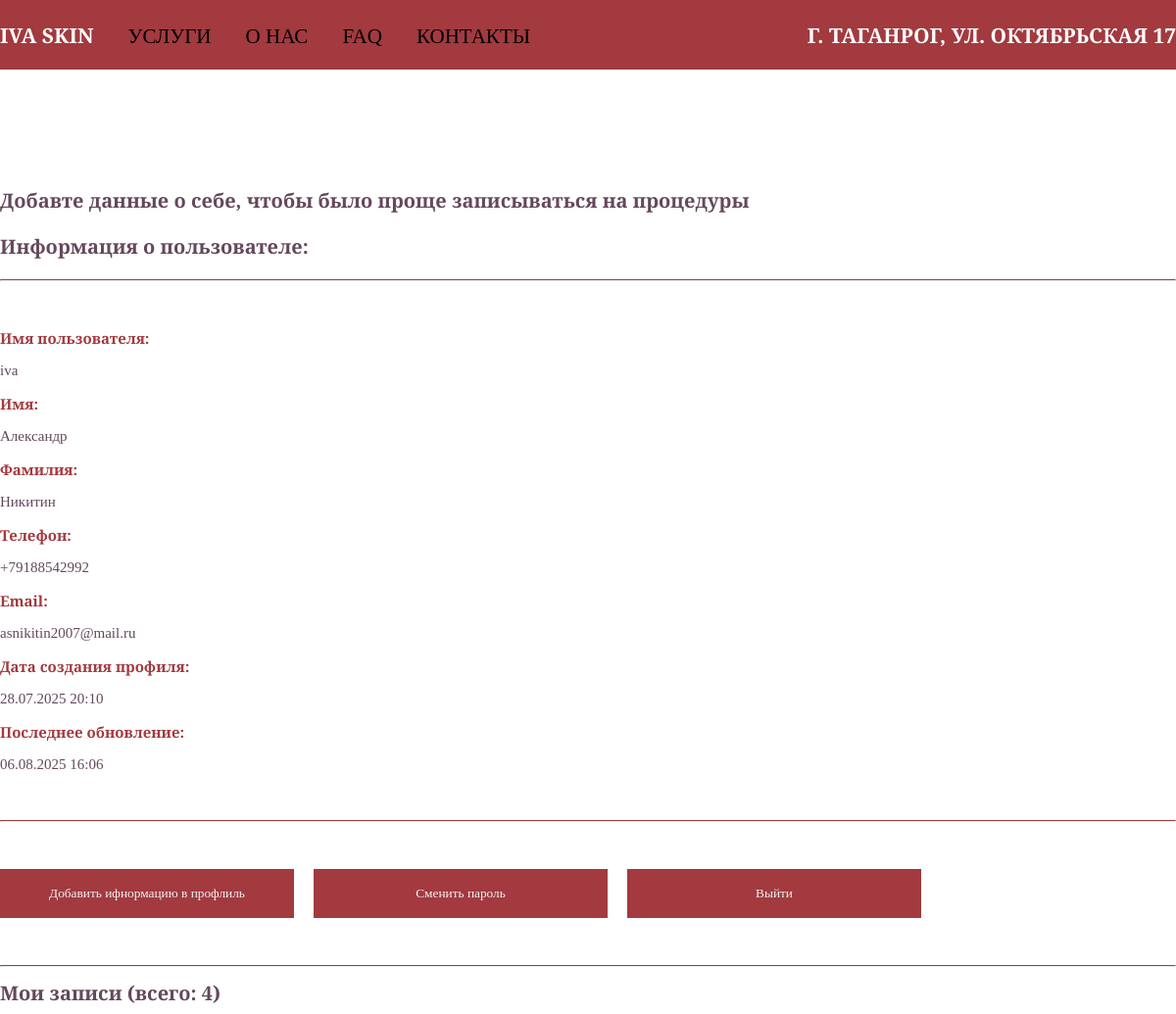
The page /profile/ (signed in, upper part) on the database as committed earlier.
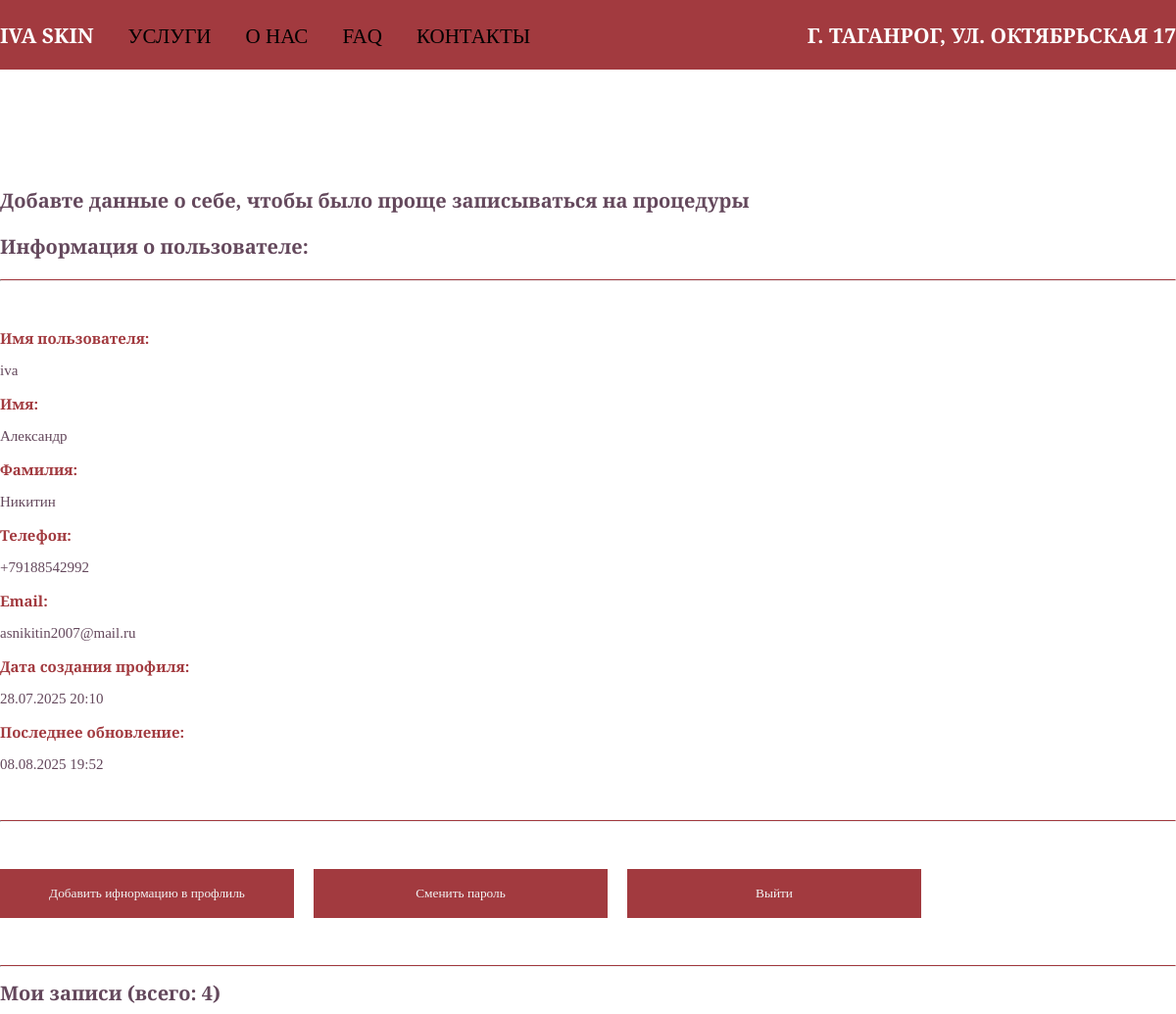
The same page on the database as committed later.
### userprofile/models.py (models this page shows, shortened)
class Profile(models.Model):
    user = models.OneToOneField(User, on_delete=models.CASCADE)
    first_name = models.CharField(max_length=50, blank=True, null=True)
    last_name = models.CharField(max_length=50, blank=True, null=True)
    phone = models.CharField(max_length=12, validators=[validate_phone])
    email = models.EmailField(max_length=255, blank=True, null=True)
    created_at = models.DateTimeField(auto_now_add=True)
    updated_at = models.DateTimeField(auto_now=True)

### userprofile/views.py (the view, shortened to what this page needs)
# urls.py: path('', views.profile_view, name='profile'),
@login_required
def profile_view(request):
    profile = request.user.profile
    appointments = Appointment.objects.filter(user=request.user).order_by('-date', '-time')
    active_appointments = appointments.filter(status__in=['pending', 'confirmed', 'rescheduled'])
    completed_appointments = appointments.filter(status__in=['completed', 'cancelled'])
    context = {
        'profile': profile,
        'active_appointments': active_appointments,
        'completed_appointments': completed_appointments,
        'total_appointments': appointments.count(),
    }
    return render(request, 'userprofile/profile.html', context)

### appointment/models.py (called while the page is built)
    @property
    def can_be_cancelled(self):
        return self.status in ['pending', 'confirmed']

    @property
    def can_be_rescheduled(self):
        return self.status in ['pending', 'confirmed']

### ivaapp/models.py (called while the page is built)
    def __str__(self):
        return self.title

### userprofile/templates/userprofile/profile.html (shortened to what this page needs)
<!DOCTYPE html>
{% load static %}
<html lang="en">
<head>
    <link rel="stylesheet" href="{% static 'css/main.css' %}">
</head>
<body>
    <header>
        <div class="header">
            <div class="header-inner">
                <div class="menu">
                    <h3><a class="logo" href="">IVA SKIN</a></h3>
                    <h3><a class="menu__list-link" href="#">УСЛУГИ</a></h3>
                    <h3><a class="menu__list-link" href="#">О НАС</a></h3>
                    <h3><a class="menu__list-link" href="#">FAQ</a></h3>
                    <h3><a class="menu__list-link" href="#">КОНТАКТЫ</a></h3>
                </div>
                <div class="menu2">
                    <h3><a class="menu__list-link1" href="#" class="IVA" >Г. ТАГАНРОГ, УЛ. ОКТЯБРЬСКАЯ 17</a></h3>
                </div>
            </div>
        </div>
    </header>
    <div class="container-profile">
        <h1 id="h1-p">Добавте данные о себе, чтобы было проще записываться на процедуры</h1>
        <div class="profile-info" >
            <h3 id="h1-p">Информация о пользователе:</h3>
            <hr class="h-profile">
            <div class="user-details">
                <p><strong>Имя пользователя:</strong></p>
                <p>{{ profile.user.username }}</p>
                <p><strong>Имя:</strong></p>
                <p>{{ profile.first_name|default:"Не указано" }}</p>
                <p><strong>Фамилия:</strong></p>
                <p> {{ profile.last_name|default:"Не указано" }}</p>
                <p><strong>Телефон:</strong></p>
                <p>{{ profile.phone|default:"Не указан" }}</p>
                <p><strong>Email:</strong></p>
                <p>{{ profile.email|default:"Не указан" }}</p>
                <p><strong>Дата создания профиля:</strong></p>
                <p>{{ profile.created_at|date:"d.m.Y H:i" }}</p>
                <p><strong>Последнее обновление:</strong></p>
                <p>{{ profile.updated_at|date:"d.m.Y H:i" }}</p>
            </div>
        </div>
        <hr class="h-profile">
        <div class="change-for-profile-url">
            <form action="{% url 'userprofile:edit_profile' %}">
                <button class="btn-profile">Добавить ифнормацию в профлиль</button>
            </form>
            <form action="{% url 'userprofile:change_password' %}">
                <button class="btn-profile">Сменить пароль</button>
            </form>
            <form action="{% url 'logoutuser' %}" method="post">
                <button class="btn-profile">Выйти</button>
            </form>
        </div>
        <hr class="h-profile">
        <div>
            <h1 id="h1-p">Мои записи (всего: {{ total_appointments }})</h3>
        </div>
    </div>
</body>
</html>

Rows that differ between the two databases and show on the page:
changed Profile "Александр": updated_at "06.08.2025 16:06" → "08.08.2025 19:52"
